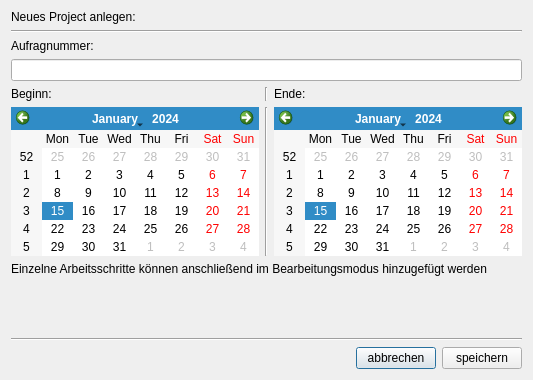
<?xml version="1.0" encoding="UTF-8"?>
<ui version="4.0">
 <class>CreateProjectDialog</class>
 <widget class="QDialog" name="CreateProjectDialog">
  <property name="geometry">
   <rect>
    <x>0</x>
    <y>0</y>
    <width>531</width>
    <height>380</height>
   </rect>
  </property>
  <property name="windowTitle">
   <string>Dialog</string>
  </property>
  <layout class="QVBoxLayout" name="verticalLayout_2">
   <property name="topMargin">
    <number>10</number>
   </property>
   <item>
    <widget class="QLabel" name="label_4">
     <property name="text">
      <string>Neues Project anlegen:</string>
     </property>
    </widget>
   </item>
   <item>
    <widget class="Line" name="line">
     <property name="orientation">
      <enum>Qt::Horizontal</enum>
     </property>
    </widget>
   </item>
   <item>
    <widget class="QLabel" name="label_3">
     <property name="text">
      <string>Aufragnummer:</string>
     </property>
    </widget>
   </item>
   <item>
    <widget class="QLineEdit" name="input_id"/>
   </item>
   <item>
    <layout class="QHBoxLayout" name="horizontalLayout_5">
     <property name="topMargin">
      <number>0</number>
     </property>
     <item>
      <widget class="QLabel" name="label_2">
       <property name="text">
        <string>Beginn:</string>
       </property>
      </widget>
     </item>
     <item>
      <widget class="Line" name="line_3">
       <property name="orientation">
        <enum>Qt::Vertical</enum>
       </property>
      </widget>
     </item>
     <item>
      <widget class="QLabel" name="label">
       <property name="text">
        <string>Ende:</string>
       </property>
      </widget>
     </item>
    </layout>
   </item>
   <item>
    <layout class="QHBoxLayout" name="horizontalLayout_2">
     <property name="topMargin">
      <number>0</number>
     </property>
     <item>
      <widget class="QCalendarWidget" name="cw_start"/>
     </item>
     <item>
      <widget class="Line" name="line_2">
       <property name="orientation">
        <enum>Qt::Vertical</enum>
       </property>
      </widget>
     </item>
     <item>
      <widget class="QCalendarWidget" name="cw_end"/>
     </item>
    </layout>
   </item>
   <item>
    <widget class="QLabel" name="label_5">
     <property name="text">
      <string>Einzelne Arbeitsschritte können anschließend im Bearbeitungsmodus hinzugefügt werden</string>
     </property>
    </widget>
   </item>
   <item>
    <spacer name="verticalSpacer">
     <property name="orientation">
      <enum>Qt::Vertical</enum>
     </property>
     <property name="sizeHint" stdset="0">
      <size>
       <width>20</width>
       <height>40</height>
      </size>
     </property>
    </spacer>
   </item>
   <item>
    <widget class="Line" name="line_4">
     <property name="orientation">
      <enum>Qt::Horizontal</enum>
     </property>
    </widget>
   </item>
   <item>
    <layout class="QHBoxLayout" name="horizontalLayout">
     <item>
      <spacer name="horizontalSpacer">
       <property name="orientation">
        <enum>Qt::Horizontal</enum>
       </property>
       <property name="sizeHint" stdset="0">
        <size>
         <width>40</width>
         <height>20</height>
        </size>
       </property>
      </spacer>
     </item>
     <item>
      <widget class="QPushButton" name="pb_cancel">
       <property name="text">
        <string>abbrechen</string>
       </property>
      </widget>
     </item>
     <item>
      <widget class="QPushButton" name="pb_save">
       <property name="text">
        <string>speichern</string>
       </property>
      </widget>
     </item>
    </layout>
   </item>
  </layout>
 </widget>
 <resources/>
 <connections/>
</ui>
